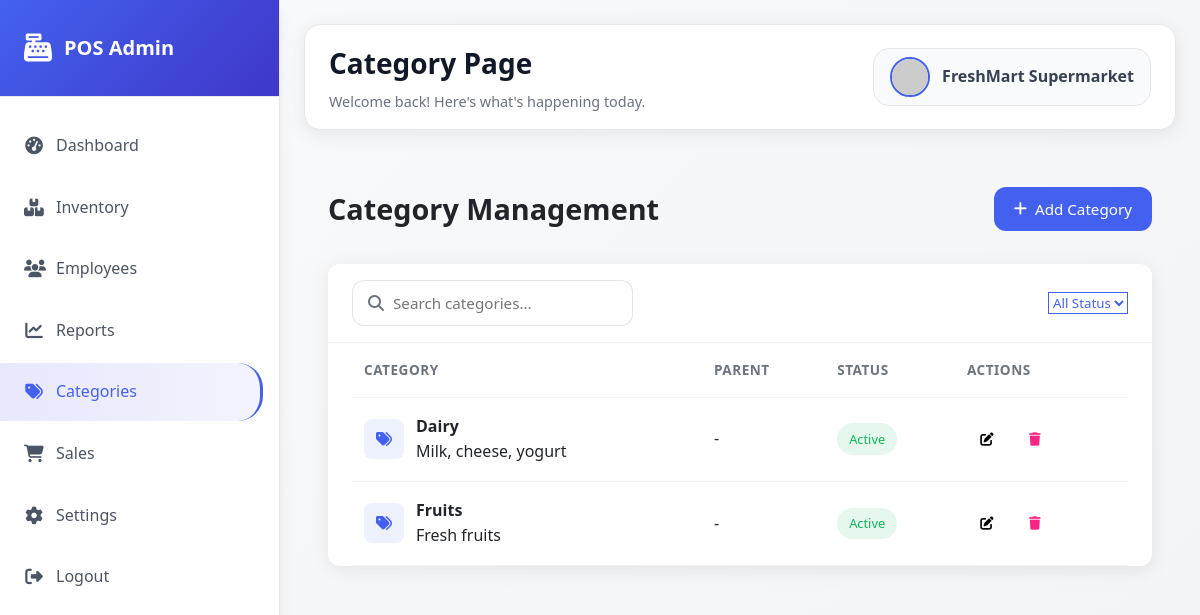
Screenshot of /admin/categories.php (signed in) with the database file from the repository.
### tables this page shows
CREATE TABLE settings (
    setting_id INT AUTO_INCREMENT PRIMARY KEY,
    tenant_id INT NOT NULL,
    setting_key VARCHAR(50) NOT NULL,
    setting_value TEXT NOT NULL,
    description TEXT,
    updated_at TIMESTAMP DEFAULT CURRENT_TIMESTAMP ON UPDATE CURRENT_TIMESTAMP,
    UNIQUE (tenant_id, setting_key),
    FOREIGN KEY (tenant_id) REFERENCES tenants(tenant_id)
);

CREATE TABLE categories (
    category_id INT AUTO_INCREMENT PRIMARY KEY,
    tenant_id INT NOT NULL,
    name VARCHAR(50) NOT NULL,
    description TEXT,
    parent_id INT,
    status ENUM('active', 'inactive') DEFAULT 'active',
    created_at TIMESTAMP DEFAULT CURRENT_TIMESTAMP,
    FOREIGN KEY (parent_id) REFERENCES categories(category_id),
    FOREIGN KEY (tenant_id) REFERENCES tenants(tenant_id)
);

### admin/categories.php (the view, shortened to what this page needs)
<?php
$tenant_id = $_SESSION['tenant_id'];
$conn = getConnection();
$store_name = '';
if ($stmt = $conn->prepare("SELECT setting_value FROM settings WHERE tenant_id = ? AND setting_key = 'store_name' LIMIT 1")) {
    $stmt->bind_param('i', $tenant_id);
    $stmt->execute();
    $stmt->bind_result($store_name);
}
$store_logo_url = '';
if ($stmt = $conn->prepare("SELECT setting_value FROM settings WHERE tenant_id = ? AND setting_key IN ('store_logo_url','logo_url') ORDER BY setting_key LIMIT 1")) {
    $stmt->bind_param('i', $tenant_id);
    $stmt->execute();
    $stmt->bind_result($store_logo_url);
}
if (!$store_logo_url) {
    $encoded = urlencode($store_name);
    $store_logo_url = "https://ui-avatars.com/api/?name={$encoded}&background=6366f1&color=fff&size=100&rounded=true";
}
$sql = "SELECT c.category_id, c.name, c.description, c.status, c.parent_id, p.name AS parent_name
        FROM categories c
        LEFT JOIN categories p ON c.parent_id = p.category_id
        WHERE c.tenant_id = ?
        ORDER BY c.name ASC";
$stmt = $conn->prepare($sql);
$stmt->bind_param("i", $tenant_id);
$stmt->execute();
$result = $stmt->get_result();
$categories = [];
while ($row = $result->fetch_assoc()) {
    $categories[] = $row;
}
?>
<!DOCTYPE html>
<html lang="en">
<head>
    <link rel="stylesheet" href="https://cdnjs.cloudflare.com/ajax/libs/font-awesome/6.4.0/css/all.min.css">
    <link rel="stylesheet" href="css/admin.css">
    <link rel="stylesheet" href="../assets/css/admin-categories.css">
</head>
<body>
    <div class="admin-container">
        <aside class="sidebar" id="sidebar">
            <div class="logo">
                <i class="fas fa-cash-register"></i>
                <span>POS Admin</span>
            </div>
            <nav>
                <ul>
                    <li><a href="index.php"><i class="fas fa-tachometer-alt"></i> Dashboard</a></li>
                    <li><a href="inventory/index.php"><i class="fas fa-boxes"></i> Inventory</a></li>
                    <li><a href="employees.php"><i class="fas fa-users"></i> Employees</a></li>
                    <li><a href="report.php"><i class="fas fa-chart-line"></i> Reports</a></li>
                    <li class="active"><a href="#"><i class="fas fa-tags"></i> Categories</a></li>
                    <li><a href="sales.php"><i class="fas fa-shopping-cart"></i> Sales</a></li>
                    <li><a href="settings.php"><i class="fas fa-cog"></i> Settings</a></li>
                    <li><a href="logout.php"><i class="fas fa-sign-out-alt"></i> Logout</a></li>
                </ul>
            </nav>
        </aside>
        <main class="main-content">
            <header class="top-bar">
                <div class="page-title">
                    <h1>Category Page</h1>
                    <p>Welcome back! Here's what's happening today.</p>
                </div>
                <div class="user-profile">
                    <img src="<?= htmlspecialchars($store_logo_url) ?>" alt="<?= htmlspecialchars($store_name) ?> Logo">
                    <span><?= htmlspecialchars($store_name) ?></span>
                </div>
            </header>
              <div class="container">
        <div class="header">
            <h1>Category Management</h1>
            <button id="add-category-btn" class="btn btn-primary">
                <i class="fas fa-plus"></i> Add Category
            </button>
        </div>
        <div class="card">
            <div class="toolbar">
                <div class="search-box">
                    <i class="fas fa-search"></i>
                    <input type="text" id="category-search" placeholder="Search categories...">
                </div>
                <div class="filter-options">
                    <select id="status-filter" class="btn-outline">
                        <option value="">All Status</option>
                    </select>
                </div>
            </div>
            <div class="table-container">
                <table id="categories-table">
                    <thead>
                        <tr>
                            <th>Category</th>
                            <th>Parent</th>
                            <th>Status</th>
                            <th>Actions</th>
                        </tr>
                    </thead>
                    <tbody>
<?php foreach ($categories as $cat): ?>
    <tr>
        <td>
            <div class="category-info">
                <div class="category-icon">
                    <i class="fas fa-tags"></i>
                </div>
                <div>
                    <strong><?= htmlspecialchars($cat['name']) ?></strong>
                    <div><?= htmlspecialchars($cat['description']) ?></div>
                </div>
            </div>
        </td>
        <td><?= $cat['parent_name'] ? htmlspecialchars($cat['parent_name']) : '-' ?></td>
        <td>
            <span class="status-badge <?= $cat['status'] === 'active' ? 'active' : 'inactive' ?>">
                <?= ucfirst($cat['status']) ?>
            </span>
        </td>
        <td>
            <div class="actions">
                <button class="btn-icon edit-category"
                        data-id="<?= $cat['category_id'] ?>"
                        data-name="<?= htmlspecialchars($cat['name']) ?>"
                        data-description="<?= htmlspecialchars($cat['description']) ?>"
                        data-status="<?= $cat['status'] ?>"
                        data-parent-id="<?= htmlspecialchars($cat['parent_id'] ?? '') ?>"
                        title="Edit">
                    <i class="fas fa-edit"></i>
                </button>
                <button class="btn-icon danger delete-category" data-id="<?= $cat['category_id'] ?>" title="Delete">
                    <i class="fas fa-trash"></i>
                </button>
            </div>
        </td>
    </tr>
<?php endforeach; ?>
</tbody>
                </table>
            </div>
        </div>
    </div>
        </main>
    </div>
</body>
</html>

### admin/css/admin.css (style rules this page uses)
:root { --primary: #6366f1; --primary-dark: #4f46e5; --secondary: #8b5cf6; --accent: #06b6d4; --danger: #ef4444; --success: #10b981; --warning: #f59e0b; --info: #3b82f6; --dark: #1f2937; --gray-50: #f9fafb; --gray-100: #f3f4f6; --gray-200: #e5e7eb; --gray-300: #d1d5db; --gray-400: #9ca3af; --gray-500: #6b7280; --gray-600: #4b5563; --gray-700: #374151; --gray-800: #1f2937; --gray-900: #111827; --white: #ffffff; --radius-sm: 8px; --radius: 12px; --radius-lg: 16px; --shadow-sm: 0 1px 2px 0 rgba(0, 0, 0, 0.05); --shadow: 0 4px 6px -1px rgba(0, 0, 0, 0.1), 0 2px 4px -1px rgba(0, 0, 0, 0.06); --shadow-lg: 0 10px 15px -3px rgba(0, 0, 0, 0.1), 0 4px 6px -2px rgba(0, 0, 0, 0.05); --shadow-xl: 0 20px 25px -5px rgba(0, 0, 0, 0.1), 0 10px 10px -5px rgba(0, 0, 0, 0.04); }
* { margin: 0; padding: 0; box-sizing: border-box; }
body { font-family: -apple-system, BlinkMacSystemFont, 'Segoe UI', Roboto, sans-serif; background: linear-gradient(135deg, var(--gray-50) 0%, var(--gray-100) 100%); color: var(--gray-800); min-height: 100vh; }
.admin-container { display: flex; min-height: 100vh; position: relative; }
.sidebar { width: 280px; background: var(--white); box-shadow: var(--shadow-lg); transition: all 0.3s cubic-bezier(0.4, 0, 0.2, 1); z-index: 100; border-right: 1px solid var(--gray-200); position: fixed; height: 100vh; overflow-y: auto; }
.logo { display: flex; align-items: center; padding: 2rem 1.5rem; border-bottom: 1px solid var(--gray-200); background: linear-gradient(135deg, var(--primary) 0%, var(--secondary) 100%); color: var(--white); font-size: 1.25rem; font-weight: 700; }
.logo i { font-size: 1.75rem; margin-right: 0.75rem; }
nav { padding: 1rem 0; }
nav ul { list-style: none; }
nav li { margin: 0.25rem 0; }
nav li a { display: flex; align-items: center; padding: 1rem 1.5rem; color: var(--gray-600); text-decoration: none; transition: all 0.3s; border-radius: 0 25px 25px 0; margin-right: 1rem; font-weight: 500; }
nav li.active a { color: var(--primary); background: linear-gradient(90deg, rgba(99, 102, 241, 0.15) 0%, rgba(99, 102, 241, 0.08) 100%); border-right: 3px solid var(--primary); }
nav li a i { margin-right: 0.75rem; width: 20px; text-align: center; font-size: 1.1rem; }
.main-content { flex: 1; padding: 1.5rem; margin-left: 280px; transition: margin-left 0.3s cubic-bezier(0.4, 0, 0.2, 1); background: transparent; }
.top-bar { display: flex; justify-content: space-between; align-items: center; margin-bottom: 2rem; background: var(--white); padding: 1rem 1.5rem; border-radius: var(--radius-lg); box-shadow: var(--shadow); border: 1px solid var(--gray-200); }
.page-title { display: flex; flex-direction: column; }
.page-title h1 { font-size: 1.75rem; font-weight: 700; color: var(--gray-900); margin-bottom: 0.25rem; }
.page-title p { color: var(--gray-500); font-size: 0.9rem; }
.user-profile { display: flex; align-items: center; gap: 0.75rem; padding: 0.5rem 1rem; border-radius: var(--radius-lg); background: var(--gray-50); border: 1px solid var(--gray-200); transition: all 0.3s; cursor: pointer; }
.user-profile img { width: 40px; height: 40px; border-radius: 50%; object-fit: cover; border: 2px solid var(--primary); }
.user-profile span { font-weight: 600; color: var(--gray-700); }

### rows the page displays
settings: setting_value "FreshMart Supermarket"
categories: name "Dairy", description "Milk, cheese, yogurt", status "Active"
categories: name "Fruits", description "Fresh fruits", status "Active"
